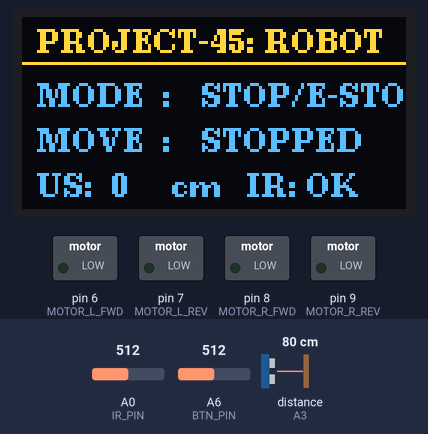
Simulated run of this sketch. Board: Arduino Nano, built with avr-gcc and run on an emulated ATmega328P. On the bench: 128×64 one-colour display, switched loads named in the sketch (green lamp = pin HIGH). Wiring (inferred from the names in the program): ultrasonic range finder: trigger pin 5; echo A3. The test bench sets the inputs (shaded band); at power-on: A0 (IR_PIN) = 512, A6 (BTN_PIN) = 512, distance to the obstacle (sensor on A3) 80 cm. The echo pulse lasts 58.3 µs per cm; the OLED is the two-colour kind (top 16 rows yellow); pins used as bus, display or sensor lines are not drawn; what the sketch prints to the serial monitor is not drawn.

Above: at 1.2 s.
At 2.6 s:
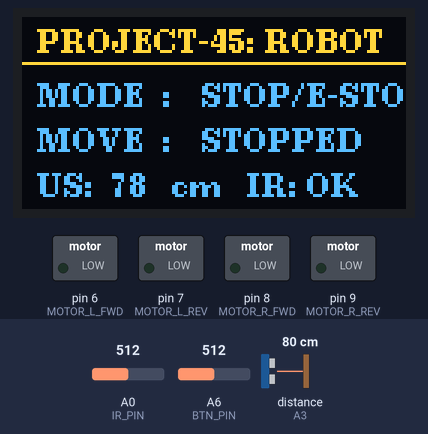
2.7 s: A0 (IR_PIN) set to 0
At 4.4 s:
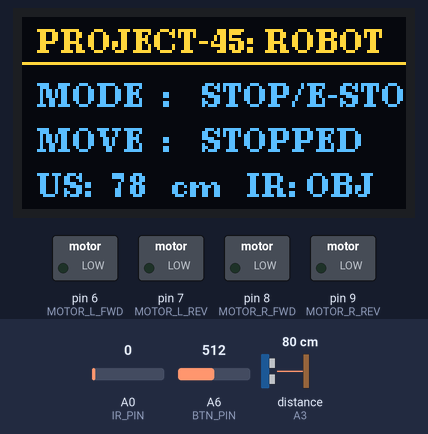
Timing chart, 0 to 5.9 s (numbered marks = the images above; inputs shaded):
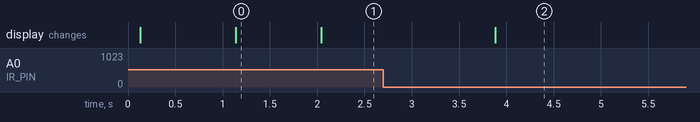

Measured:
- after the input at 2.7 s, the display: changes after 1.2 s (image 2)
- what the display in image 0 shows lasts 0.9 s, from 1.1 s to 2.0 s

The sketch:

Project_45.ino
```cpp
/*
==================================================
Day 45 | Project-45: Smart Robot Base (Serial Telemetry Added)
Board  : Young Engineer Board
Pinout:
  - Motors  : L_FWD D6 | L_REV D7 | R_FWD D8 | R_REV D9
  - Sensors : Trig D5 | Echo A3 | IR A0
  - UI      : Buttons A6 | OLED I2C (U8g2)
  - Serial  : Baud 9600 (Live telemetry stream)
==================================================
*/

#include <Wire.h>
#include <U8g2lib.h>

// Motor Driver Pins
#define MOTOR_L_FWD 6
#define MOTOR_L_REV 7
#define MOTOR_R_FWD 8
#define MOTOR_R_REV 9

// Sensor & Button Pins
#define TRIG_PIN    5
#define ECHO_PIN    A3
#define IR_PIN      A0
#define BTN_PIN     A6

// Calibrated Ladder Ranges (Pin A6)
#define BTN_SEL_MIN  925
#define BTN_SEL_MAX  938
#define BTN_BACK_MIN 728
#define BTN_BACK_MAX 740

enum Button { BTN_NONE, BTN_SELECT, BTN_BACK };

Button readButton() {
  int val = analogRead(BTN_PIN);
  if (val >= BTN_SEL_MIN  && val <= BTN_SEL_MAX)  return BTN_SELECT;
  if (val >= BTN_BACK_MIN && val <= BTN_BACK_MAX) return BTN_BACK;
  return BTN_NONE;
}

// RAM-Safe U8g2 Constructor
U8G2_SSD1306_128X64_NONAME_1_HW_I2C u8g2(U8G2_R0, /* reset=*/ U8X8_PIN_NONE);

// System & Motion States
enum BotMode { MODE_STOPPED, MODE_RUNNING };
BotMode systemMode = MODE_STOPPED;

enum MotionState { MOTION_STOP, MOTION_FWD, MOTION_REV, MOTION_TURN_LEFT, MOTION_TURN_RIGHT };
MotionState currentMotion = MOTION_STOP;

int distanceCm = 0;
bool irDetected = false;

unsigned long lastCycleTime = 0;
const unsigned long CYCLE_INTERVAL = 80;

Button lastBtn = BTN_NONE;
unsigned long lastDebounce = 0;

void motorStop() {
  digitalWrite(MOTOR_L_FWD, LOW);
  digitalWrite(MOTOR_L_REV, LOW);
  digitalWrite(MOTOR_R_FWD, LOW);
  digitalWrite(MOTOR_R_REV, LOW);
  currentMotion = MOTION_STOP;
}

void motorForward() {
  digitalWrite(MOTOR_L_REV, LOW);
  digitalWrite(MOTOR_R_REV, LOW);
  digitalWrite(MOTOR_L_FWD, HIGH);
  digitalWrite(MOTOR_R_FWD, HIGH);
  currentMotion = MOTION_FWD;
}

void motorReverse() {
  digitalWrite(MOTOR_L_FWD, LOW);
  digitalWrite(MOTOR_R_FWD, LOW);
  digitalWrite(MOTOR_L_REV, HIGH);
  digitalWrite(MOTOR_R_REV, HIGH);
  currentMotion = MOTION_REV;
}

void motorTurnRight() {
  digitalWrite(MOTOR_L_REV, LOW);
  digitalWrite(MOTOR_R_FWD, LOW);
  digitalWrite(MOTOR_L_FWD, HIGH);
  digitalWrite(MOTOR_R_REV, HIGH);
  currentMotion = MOTION_TURN_RIGHT;
}

void motorTurnLeft() {
  digitalWrite(MOTOR_L_FWD, LOW);
  digitalWrite(MOTOR_R_REV, LOW);
  digitalWrite(MOTOR_L_REV, HIGH);
  digitalWrite(MOTOR_R_FWD, HIGH);
  currentMotion = MOTION_TURN_LEFT;
}

int readDistance() {
  digitalWrite(TRIG_PIN, LOW);
  delayMicroseconds(5);
  digitalWrite(TRIG_PIN, HIGH);
  delayMicroseconds(10);
  digitalWrite(TRIG_PIN, LOW);

  unsigned long duration = pulseIn(ECHO_PIN, HIGH, 30000UL);
  if (duration == 0 || duration > 25000UL) return -1;
  int cm = (int)((duration * 0.034) / 2);
  if (cm < 2 || cm > 350) return -1;
  return cm;
}

void readIR() {
  int raw = analogRead(IR_PIN);
  irDetected = (raw < 500);
}

void printSerialTelemetry() {
  Serial.print(F("[ROBOT] Mode: "));
  Serial.print(systemMode == MODE_RUNNING ? F("RUNNING") : F("STOPPED"));

  Serial.print(F(" | Motion: "));
  switch (currentMotion) {
    case MOTION_FWD:        Serial.print(F("FORWARD"));     break;
    case MOTION_REV:        Serial.print(F("REVERSING"));   break;
    case MOTION_TURN_RIGHT: Serial.print(F("TURN RIGHT"));  break;
    case MOTION_TURN_LEFT:  Serial.print(F("TURN LEFT"));   break;
    default:                Serial.print(F("STOPPED"));     break;
  }

  Serial.print(F(" | US Dist: "));
  if (distanceCm == -1) Serial.print(F("-- cm"));
  else { Serial.print(distanceCm); Serial.print(F(" cm")); }

  Serial.print(F(" | IR A0: "));
  Serial.println(irDetected ? F("OBJECT_DETECTED") : F("CLEAR"));
}

void updateOLED() {
  u8g2.firstPage();
  do {
    u8g2.setFont(u8g2_font_ncenB08_tr);
    u8g2.drawStr(5, 12, "PROJECT-45: ROBOT");
    u8g2.drawHLine(0, 15, 128);

    // Run Mode
    u8g2.drawStr(5, 30, "MODE  :");
    u8g2.drawStr(60, 30, (systemMode == MODE_RUNNING) ? "RUNNING" : "STOP/E-STOP");

    // Motion State
    u8g2.drawStr(5, 45, "MOVE  :");
    switch (currentMotion) {
      case MOTION_FWD:        u8g2.drawStr(60, 45, "FORWARD");     break;
      case MOTION_REV:        u8g2.drawStr(60, 45, "REVERSING");   break;
      case MOTION_TURN_RIGHT: u8g2.drawStr(60, 45, "TURN RIGHT");  break;
      case MOTION_TURN_LEFT:  u8g2.drawStr(60, 45, "TURN LEFT");   break;
      default:                u8g2.drawStr(60, 45, "STOPPED");     break;
    }

    // Telemetry
    u8g2.drawStr(5, 60, "US:");
    if (distanceCm == -1) {
      u8g2.drawStr(30, 60, "--");
    } else {
      char dBuf[5]; itoa(distanceCm, dBuf, 10);
      u8g2.drawStr(30, 60, dBuf);
      u8g2.drawStr(50, 60, "cm");
    }

    u8g2.drawStr(75, 60, "IR:");
    u8g2.drawStr(95, 60, irDetected ? "OBJ" : "OK");
  } while (u8g2.nextPage());
}

void setup() {
  Serial.begin(9600);
  delay(100);

  pinMode(MOTOR_L_FWD, OUTPUT);
  pinMode(MOTOR_L_REV, OUTPUT);
  pinMode(MOTOR_R_FWD, OUTPUT);
  pinMode(MOTOR_R_REV, OUTPUT);
  motorStop();

  pinMode(TRIG_PIN, OUTPUT);
  pinMode(ECHO_PIN, INPUT);
  pinMode(IR_PIN, INPUT);
  pinMode(BTN_PIN, INPUT);

  digitalWrite(TRIG_PIN, LOW);
  u8g2.begin();

  Serial.println(F("========================================"));
  Serial.println(F(" PROJECT-45: SMART ROBOT BASE (SERIAL) "));
  Serial.println(F("========================================"));
  Serial.println(F("Commands: [SELECT: Start/Pause] | [BACK: Emergency Stop]"));
  updateOLED();
}

void loop() {
  // Button Inputs
  Button btn = readButton();
  if (btn != lastBtn && (millis() - lastDebounce > 200)) {
    lastDebounce = millis();
    if (btn == BTN_SELECT) {
      systemMode = (systemMode == MODE_RUNNING) ? MODE_STOPPED : MODE_RUNNING;
      if (systemMode == MODE_STOPPED) motorStop();
      Serial.print(F("[EVENT] Select Pressed -> System: "));
      Serial.println(systemMode == MODE_RUNNING ? F("STARTED") : F("PAUSED"));
    } else if (btn == BTN_BACK) {
      systemMode = MODE_STOPPED;
      motorStop();
      Serial.println(F("[EVENT] Back Pressed -> EMERGENCY E-STOP CUTOFF!"));
    }
  }
  lastBtn = btn;

  // Sensor reading & Navigation loop
  unsigned long currentMillis = millis();
  if (currentMillis - lastCycleTime >= CYCLE_INTERVAL) {
    lastCycleTime = currentMillis;

    distanceCm = readDistance();
    readIR();

    if (systemMode == MODE_RUNNING) {
      if (irDetected || (distanceCm > 0 && distanceCm < 12)) {
        motorReverse();
        delay(200);
        motorTurnLeft();
        delay(250);
      } else if (distanceCm >= 12 && distanceCm <= 25) {
        motorTurnRight();
        delay(200);
      } else {
        motorForward();
      }
    } else {
      motorStop();
    }

    // Stream status to Serial Monitor & OLED
    printSerialTelemetry();
    updateOLED();
  }
}
```
